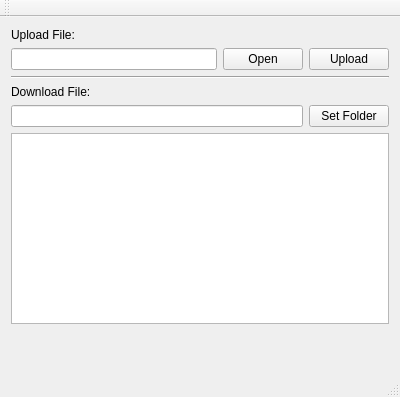
<?xml version="1.0" encoding="UTF-8"?>
<ui version="4.0">
 <class>MainWindow</class>
 <widget class="QMainWindow" name="MainWindow">
  <property name="geometry">
   <rect>
    <x>0</x>
    <y>0</y>
    <width>400</width>
    <height>397</height>
   </rect>
  </property>
  <property name="windowTitle">
   <string>MainWindow</string>
  </property>
  <widget class="QWidget" name="centralWidget">
   <layout class="QVBoxLayout" name="verticalLayout">
    <item>
     <widget class="QLabel" name="label">
      <property name="text">
       <string>Upload File:</string>
      </property>
     </widget>
    </item>
    <item>
     <layout class="QHBoxLayout" name="horizontalLayout">
      <item>
       <widget class="QLineEdit" name="uploadFileInput"/>
      </item>
      <item>
       <widget class="QPushButton" name="openButton">
        <property name="text">
         <string>Open</string>
        </property>
       </widget>
      </item>
      <item>
       <widget class="QPushButton" name="uploadButton">
        <property name="text">
         <string>Upload</string>
        </property>
       </widget>
      </item>
     </layout>
    </item>
    <item>
     <widget class="Line" name="line">
      <property name="orientation">
       <enum>Qt::Horizontal</enum>
      </property>
     </widget>
    </item>
    <item>
     <widget class="QLabel" name="label_2">
      <property name="text">
       <string>Download File:</string>
      </property>
     </widget>
    </item>
    <item>
     <layout class="QHBoxLayout" name="horizontalLayout_2">
      <item>
       <widget class="QLineEdit" name="downloadPath"/>
      </item>
      <item>
       <widget class="QPushButton" name="setFolderButton">
        <property name="text">
         <string>Set Folder</string>
        </property>
       </widget>
      </item>
     </layout>
    </item>
    <item>
     <widget class="QListWidget" name="fileList"/>
    </item>
    <item>
     <spacer name="verticalSpacer">
      <property name="orientation">
       <enum>Qt::Vertical</enum>
      </property>
      <property name="sizeHint" stdset="0">
       <size>
        <width>20</width>
        <height>40</height>
       </size>
      </property>
     </spacer>
    </item>
   </layout>
  </widget>
  <widget class="QMenuBar" name="menuBar">
   <property name="geometry">
    <rect>
     <x>0</x>
     <y>0</y>
     <width>400</width>
     <height>21</height>
    </rect>
   </property>
  </widget>
  <widget class="QToolBar" name="mainToolBar">
   <attribute name="toolBarArea">
    <enum>TopToolBarArea</enum>
   </attribute>
   <attribute name="toolBarBreak">
    <bool>false</bool>
   </attribute>
  </widget>
  <widget class="QStatusBar" name="statusBar"/>
 </widget>
 <layoutdefault spacing="6" margin="11"/>
 <resources/>
 <connections/>
</ui>
